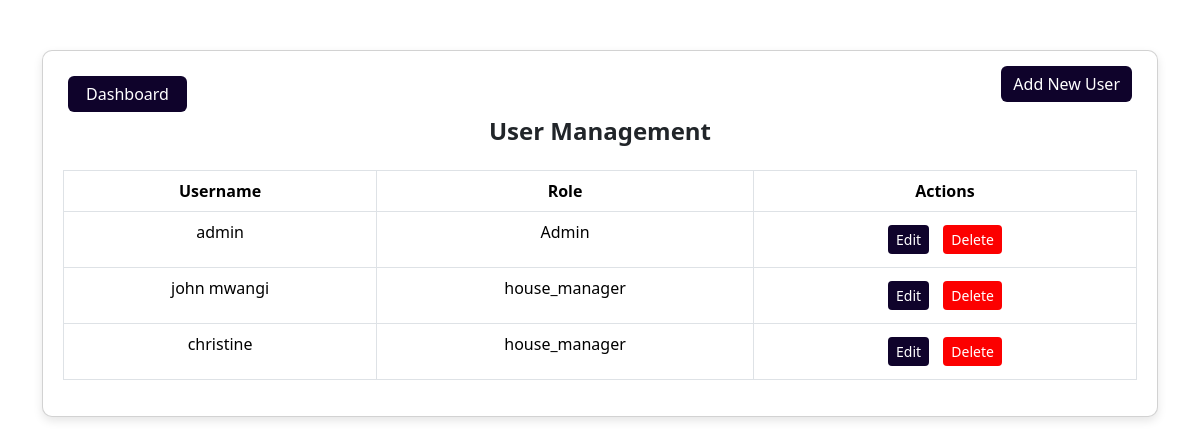
/usermanagement.php, run on the app's committed database.
### tables this page shows
CREATE TABLE `users` (
  `user_id` int(11) NOT NULL,
  `username` varchar(100) NOT NULL,
  `password` varchar(255) NOT NULL,
  `role` varchar(50) NOT NULL,
  `created_at` timestamp NOT NULL DEFAULT current_timestamp()
);

### usermanagement.php (the view, shortened to what this page needs)
<?php
include('db.php');
$result = $conn->query("SELECT user_id, username, role FROM users");
?>
<!DOCTYPE html>
<html lang="en">
<head>
    <link href="https://cdn.jsdelivr.net/npm/bootstrap@5.3.3/dist/css/bootstrap.min.css" rel="stylesheet">
</head>
<body>
<div class="container">
    <div class="card">
    <a href="admin.php" class="btn btn-primary">Dashboard</a>
        <a href="add_user.php" class="btn logout-btn">Add New User</a>
        <h4 class="fw-bold text-center">User Management</h4>
        <table class="table table-bordered mt-3">
            <thead>
                <tr>
                    <th>Username</th>
                    <th>Role</th>
                    <th>Actions</th>
                </tr>
            </thead>
            <tbody>
                <?php while ($row = $result->fetch_assoc()): ?>
                    <tr>
                        <td><?php echo $row['username']; ?></td>
                        <td><?php echo $row['role']; ?></td>
                        <td>
                            <a href="edit_users.php?id=<?php echo $row['user_id']; ?>" class="btn btn-primary btn-sm">Edit</a>
                            <a href="user_management.php?delete=<?php echo $row['user_id']; ?>" class="btn btn-danger btn-sm" onclick="return confirm('Are you sure you want to delete this user?');">Delete</a>
                        </td>
                    </tr>
                <?php endwhile; ?>
            </tbody>
        </table>
    </div>
</div>
</body>
</html>

### usermanagement.php (style rules this page uses)
body { background-color: white; }
.container { margin-top: 50px; max-width: 95%; }
.card { background-color: white; border-radius: 10px; padding: 20px; box-shadow: 0px 4px 10px rgba(0, 0, 0, 0.1); position: relative; }
.btn-primary { background-color: #0f032b !important; color: white !important; border: none !important; max-width: 119px; }
.btn-danger { background-color:rgb(252, 0, 0); color: white; gap: 4px; border: none; }
.table thead { background-color: #0f032b; color: white; }
.logout-btn { position: absolute; top: 10px; right: 20px; background-color: #0f032b; color: white; border: none; }
a { margin: 5px; }
td { text-align: center; }
th { text-align: center; }

### data on the page
users: username "admin", role "Admin"
users: username "john mwangi", role "house_manager"
users: username "christine", role "house_manager"
